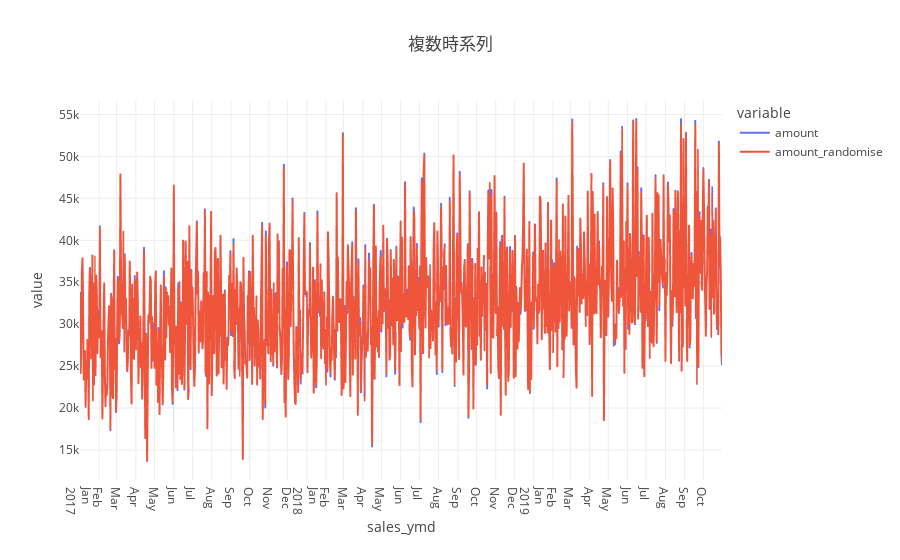

Source (notebook cell):
### Markdown cell above
### 複数系列を出力

### Code cell
df_tmp = (df1_day[["amount", "amount_randomise"]]
          .resample("D", origin='start_day')
          .sum()
          .reset_index()
          )
df_tmp

fig = px.line(df_tmp,x='sales_ymd', y=["amount", "amount_randomise"], title="複数時系列")

fig.update_xaxes(
    dtick="M1",
    tickformat="%b\n%Y")

fig.update_layout(template=go.layout.Template())

fig.show()

### Figure 1 — Plotly figure (JSON) as saved in the notebook; plotly's stock layout.template omitted (floating-point values rounded to 4 significant figures; data arrays with more than 128 entries replaced by an {"elided": "..."} marker saying what was removed)
{"data": [{"hovertemplate": "variable=amount<br>sales_ymd=%{x}<br>value=%{y}<extra></extra>", "legendgroup": "amount", "line": {"color": "#636efa", "dash": "solid"}, "marker": {"symbol": "circle"}, "mode": "lines", "name": "amount", "showlegend": true, "type": "scattergl", "x": {"elided": "1034 str values"}, "xaxis": "x", "y": {"elided": "1034 int values"}, "yaxis": "y"}, {"hovertemplate": "variable=amount_randomise<br>sales_ymd=%{x}<br>value=%{y}<extra></extra>", "legendgroup": "amount_randomise", "line": {"color": "#EF553B", "dash": "solid"}, "marker": {"symbol": "circle"}, "mode": "lines", "name": "amount_randomise", "showlegend": true, "type": "scattergl", "x": {"elided": "1034 str values"}, "xaxis": "x", "y": {"elided": "1034 int values"}, "yaxis": "y"}], "layout": {"legend": {"title": {"text": "variable"}, "tracegroupgap": 0}, "title": {"text": "複数時系列"}, "xaxis": {"anchor": "y", "domain": [0, 1], "dtick": "M1", "tickformat": "%b\n%Y", "title": {"text": "sales_ymd"}}, "yaxis": {"anchor": "x", "domain": [0, 1], "title": {"text": "value"}}}}
